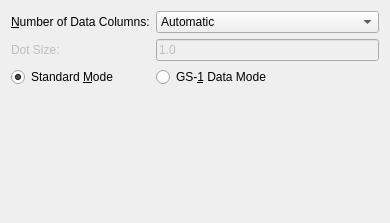
<?xml version="1.0" encoding="UTF-8"?>
<ui version="4.0">
 <class>grpDotCode</class>
 <widget class="QWidget" name="grpDotCode">
  <property name="geometry">
   <rect>
    <x>0</x>
    <y>0</y>
    <width>390</width>
    <height>223</height>
   </rect>
  </property>
  <property name="windowTitle">
   <string>Form</string>
  </property>
  <layout class="QVBoxLayout" name="verticalLayout">
   <item>
    <layout class="QGridLayout" name="gridLayout">
     <item row="0" column="1">
      <widget class="QComboBox" name="cmbDotCols">
       <property name="maxVisibleItems">
        <number>11</number>
       </property>
       <item>
        <property name="text">
         <string>Automatic</string>
        </property>
       </item>
       <item>
        <property name="text">
         <string>1</string>
        </property>
       </item>
       <item>
        <property name="text">
         <string>2</string>
        </property>
       </item>
       <item>
        <property name="text">
         <string>3</string>
        </property>
       </item>
       <item>
        <property name="text">
         <string>4</string>
        </property>
       </item>
       <item>
        <property name="text">
         <string>5</string>
        </property>
       </item>
       <item>
        <property name="text">
         <string>6</string>
        </property>
       </item>
       <item>
        <property name="text">
         <string>7</string>
        </property>
       </item>
       <item>
        <property name="text">
         <string>8</string>
        </property>
       </item>
       <item>
        <property name="text">
         <string>9</string>
        </property>
       </item>
       <item>
        <property name="text">
         <string>10</string>
        </property>
       </item>
       <item>
        <property name="text">
         <string>11</string>
        </property>
       </item>
       <item>
        <property name="text">
         <string>12</string>
        </property>
       </item>
       <item>
        <property name="text">
         <string>13</string>
        </property>
       </item>
       <item>
        <property name="text">
         <string>14</string>
        </property>
       </item>
       <item>
        <property name="text">
         <string>15</string>
        </property>
       </item>
       <item>
        <property name="text">
         <string>16</string>
        </property>
       </item>
       <item>
        <property name="text">
         <string>17</string>
        </property>
       </item>
       <item>
        <property name="text">
         <string>18</string>
        </property>
       </item>
       <item>
        <property name="text">
         <string>19</string>
        </property>
       </item>
       <item>
        <property name="text">
         <string>20</string>
        </property>
       </item>
       <item>
        <property name="text">
         <string>21</string>
        </property>
       </item>
       <item>
        <property name="text">
         <string>22</string>
        </property>
       </item>
       <item>
        <property name="text">
         <string>23</string>
        </property>
       </item>
       <item>
        <property name="text">
         <string>24</string>
        </property>
       </item>
       <item>
        <property name="text">
         <string>25</string>
        </property>
       </item>
       <item>
        <property name="text">
         <string>26</string>
        </property>
       </item>
       <item>
        <property name="text">
         <string>27</string>
        </property>
       </item>
       <item>
        <property name="text">
         <string>28</string>
        </property>
       </item>
       <item>
        <property name="text">
         <string>29</string>
        </property>
       </item>
       <item>
        <property name="text">
         <string>30</string>
        </property>
       </item>
       <item>
        <property name="text">
         <string>31</string>
        </property>
       </item>
       <item>
        <property name="text">
         <string>32</string>
        </property>
       </item>
       <item>
        <property name="text">
         <string>33</string>
        </property>
       </item>
       <item>
        <property name="text">
         <string>34</string>
        </property>
       </item>
       <item>
        <property name="text">
         <string>35</string>
        </property>
       </item>
       <item>
        <property name="text">
         <string>36</string>
        </property>
       </item>
       <item>
        <property name="text">
         <string>37</string>
        </property>
       </item>
       <item>
        <property name="text">
         <string>38</string>
        </property>
       </item>
       <item>
        <property name="text">
         <string>39</string>
        </property>
       </item>
       <item>
        <property name="text">
         <string>40</string>
        </property>
       </item>
       <item>
        <property name="text">
         <string>41</string>
        </property>
       </item>
       <item>
        <property name="text">
         <string>42</string>
        </property>
       </item>
       <item>
        <property name="text">
         <string>43</string>
        </property>
       </item>
       <item>
        <property name="text">
         <string>44</string>
        </property>
       </item>
       <item>
        <property name="text">
         <string>45</string>
        </property>
       </item>
       <item>
        <property name="text">
         <string>46</string>
        </property>
       </item>
       <item>
        <property name="text">
         <string>47</string>
        </property>
       </item>
       <item>
        <property name="text">
         <string>48</string>
        </property>
       </item>
       <item>
        <property name="text">
         <string>49</string>
        </property>
       </item>
       <item>
        <property name="text">
         <string>50</string>
        </property>
       </item>
      </widget>
     </item>
     <item row="1" column="0">
      <widget class="QLabel" name="lblDotSize">
       <property name="enabled">
        <bool>false</bool>
       </property>
       <property name="text">
        <string>Dot Size:</string>
       </property>
       <property name="alignment">
        <set>Qt::AlignLeading|Qt::AlignLeft|Qt::AlignVCenter</set>
       </property>
      </widget>
     </item>
     <item row="0" column="0">
      <widget class="QLabel" name="lblDotCols">
       <property name="text">
        <string>&amp;Number of Data Columns:</string>
       </property>
       <property name="alignment">
        <set>Qt::AlignLeading|Qt::AlignLeft|Qt::AlignVCenter</set>
       </property>
       <property name="buddy">
        <cstring>cmbDotCols</cstring>
       </property>
      </widget>
     </item>
     <item row="1" column="1">
      <widget class="QLineEdit" name="txtDotSize">
       <property name="enabled">
        <bool>false</bool>
       </property>
       <property name="text">
        <string>1.0</string>
       </property>
      </widget>
     </item>
     <item row="2" column="0">
      <widget class="QRadioButton" name="radDotStan">
       <property name="text">
        <string>Standard &amp;Mode</string>
       </property>
       <property name="checked">
        <bool>true</bool>
       </property>
      </widget>
     </item>
     <item row="2" column="1">
      <widget class="QRadioButton" name="radDotGs1">
       <property name="text">
        <string>GS-&amp;1 Data Mode</string>
       </property>
      </widget>
     </item>
    </layout>
   </item>
   <item>
    <spacer name="verticalSpacer">
     <property name="orientation">
      <enum>Qt::Vertical</enum>
     </property>
     <property name="sizeHint" stdset="0">
      <size>
       <width>20</width>
       <height>52</height>
      </size>
     </property>
    </spacer>
   </item>
  </layout>
 </widget>
 <resources/>
 <connections/>
</ui>
